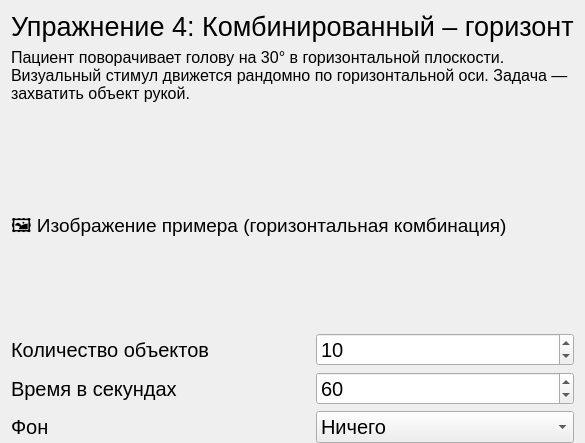
               <widget class="QWidget" name="page_ex4">
                <layout class="QVBoxLayout" name="verticalLayout_ex4">
                 <property name="bottomMargin">
                  <number>0</number>
                 </property>
                 <item>
                  <widget class="QLabel" name="label_ex4_title">
                   <property name="font">
                    <font>
                     <pointsize>20</pointsize>
                    </font>
                   </property>
                   <property name="text">
                    <string>Упражнение 4: Комбинированный – горизонт</string>
                   </property>
                  </widget>
                 </item>
                 <item>
                  <spacer name="verticalSpacer_ex4_1">
                   <property name="orientation">
                    <enum>Qt::Vertical</enum>
                   </property>
                   <property name="sizeType">
                    <enum>QSizePolicy::Preferred</enum>
                   </property>
                   <property name="sizeHint" stdset="0">
                    <size>
                     <width>20</width>
                     <height>40</height>
                    </size>
                   </property>
                  </spacer>
                 </item>
                 <item>
                  <widget class="QLabel" name="label_ex4_desc">
                   <property name="sizePolicy">
                    <sizepolicy hsizetype="Expanding" vsizetype="Minimum">
                     <horstretch>0</horstretch>
                     <verstretch>0</verstretch>
                    </sizepolicy>
                   </property>
                   <property name="font">
                    <font>
                     <pointsize>12</pointsize>
                    </font>
                   </property>
                   <property name="text">
                    <string>Пациент поворачивает голову на 30° в горизонтальной плоскости. Визуальный стимул движется рандомно по горизонтальной оси. Задача — захватить объект рукой.</string>
                   </property>
                   <property name="wordWrap">
                    <bool>true</bool>
                   </property>
                  </widget>
                 </item>
                 <item>
                  <spacer name="verticalSpacer_ex4_2">
                   <property name="orientation">
                    <enum>Qt::Vertical</enum>
                   </property>
                   <property name="sizeType">
                    <enum>QSizePolicy::Preferred</enum>
                   </property>
                   <property name="sizeHint" stdset="0">
                    <size>
                     <width>20</width>
                     <height>100</height>
                    </size>
                   </property>
                  </spacer>
                 </item>
                 <item>
                  <widget class="QLabel" name="lable_ex4_img">
                   <property name="sizePolicy">
                    <sizepolicy hsizetype="Ignored" vsizetype="Ignored">
                     <horstretch>0</horstretch>
                     <verstretch>160</verstretch>
                    </sizepolicy>
                   </property>
                   <property name="minimumSize">
                    <size>
                     <width>300</width>
                     <height>200</height>
                    </size>
                   </property>
                   <property name="font">
                    <font>
                     <pointsize>14</pointsize>
                    </font>
                   </property>
                   <property name="text">
                    <string>🖼️ Изображение примера (горизонтальная комбинация)</string>
                   </property>
                   <property name="scaledContents">
                    <bool>true</bool>
                   </property>
                  </widget>
                 </item>
                 <item>
                  <spacer name="verticalSpacer_ex4_3">
                   <property name="orientation">
                    <enum>Qt::Vertical</enum>
                   </property>
                   <property name="sizeType">
                    <enum>QSizePolicy::Preferred</enum>
                   </property>
                   <property name="sizeHint" stdset="0">
                    <size>
                     <width>20</width>
                     <height>40</height>
                    </size>
                   </property>
                  </spacer>
                 </item>
                 <item>
                  <layout class="QHBoxLayout" name="horizontalLayout_ex4_count">
                   <item>
                    <widget class="QLabel" name="label_ex4_count">
                     <property name="font">
                      <font>
                       <pointsize>15</pointsize>
                      </font>
                     </property>
                     <property name="text">
                      <string>Количество объектов</string>
                     </property>
                    </widget>
                   </item>
                   <item>
                    <spacer name="horizontalSpacer_ex4_count">
                     <property name="orientation">
                      <enum>Qt::Horizontal</enum>
                     </property>
                     <property name="sizeType">
                      <enum>QSizePolicy::Preferred</enum>
                     </property>
                     <property name="sizeHint" stdset="0">
                      <size>
                       <width>40</width>
                       <height>20</height>
                      </size>
                     </property>
                    </spacer>
                   </item>
                   <item>
                    <widget class="QSpinBox" name="spinBox_ex4_count">
                     <property name="font">
                      <font>
                       <pointsize>15</pointsize>
                      </font>
                     </property>
                     <property name="value">
                      <number>10</number>
                     </property>
                    </widget>
                   </item>
                  </layout>
                 </item>
                 <item>
                  <layout class="QHBoxLayout" name="horizontalLayout_ex4_time">
                   <item>
                    <widget class="QLabel" name="label_ex4_time">
                     <property name="font">
                      <font>
                       <pointsize>15</pointsize>
                      </font>
                     </property>
                     <property name="text">
                      <string>Время в секундах</string>
                     </property>
                    </widget>
                   </item>
                   <item>
                    <spacer name="horizontalSpacer_ex4_time">
                     <property name="orientation">
                      <enum>Qt::Horizontal</enum>
                     </property>
                     <property name="sizeType">
                      <enum>QSizePolicy::Preferred</enum>
                     </property>
                     <property name="sizeHint" stdset="0">
                      <size>
                       <width>40</width>
                       <height>20</height>
                      </size>
                     </property>
                    </spacer>
                   </item>
                   <item>
                    <widget class="QSpinBox" name="spinBox_ex4_time">
                     <property name="font">
                      <font>
                       <pointsize>15</pointsize>
                      </font>
                     </property>
                     <property name="value">
                      <number>60</number>
                     </property>
                    </widget>
                   </item>
                  </layout>
                 </item>
                 <item>
                  <layout class="QHBoxLayout" name="horizontalLayout_ex4_fon">
                   <item>
                    <widget class="QLabel" name="label_ex4_fon">
                     <property name="font">
                      <font>
                       <pointsize>15</pointsize>
                      </font>
                     </property>
                     <property name="text">
                      <string>Фон</string>
                     </property>
                    </widget>
                   </item>
                   <item>
                    <spacer name="horizontalSpacer_ex4_fon">
                     <property name="orientation">
                      <enum>Qt::Horizontal</enum>
                     </property>
                     <property name="sizeType">
                      <enum>QSizePolicy::Preferred</enum>
                     </property>
                     <property name="sizeHint" stdset="0">
                      <size>
                       <width>40</width>
                       <height>20</height>
                      </size>
                     </property>
                    </spacer>
                   </item>
                   <item>
                    <widget class="QComboBox" name="comboBox_ex4_fon">
                     <property name="font">
                      <font>
                       <pointsize>15</pointsize>
                      </font>
                     </property>
                     <item>
                      <property name="text">
                       <string>Ничего</string>
                      </property>
                     </item>
                     <item>
                      <property name="text">
                       <string>Снег</string>
                      </property>
                     </item>
                     <item>
                      <property name="text">
                       <string>Дождь</string>
                      </property>
                     </item>
                     <item>
                      <property name="text">
                       <string>Туман</string>
                      </property>
                     </item>
                    </widget>
                   </item>
                  </layout>
                 </item>
                </layout>
               </widget>
